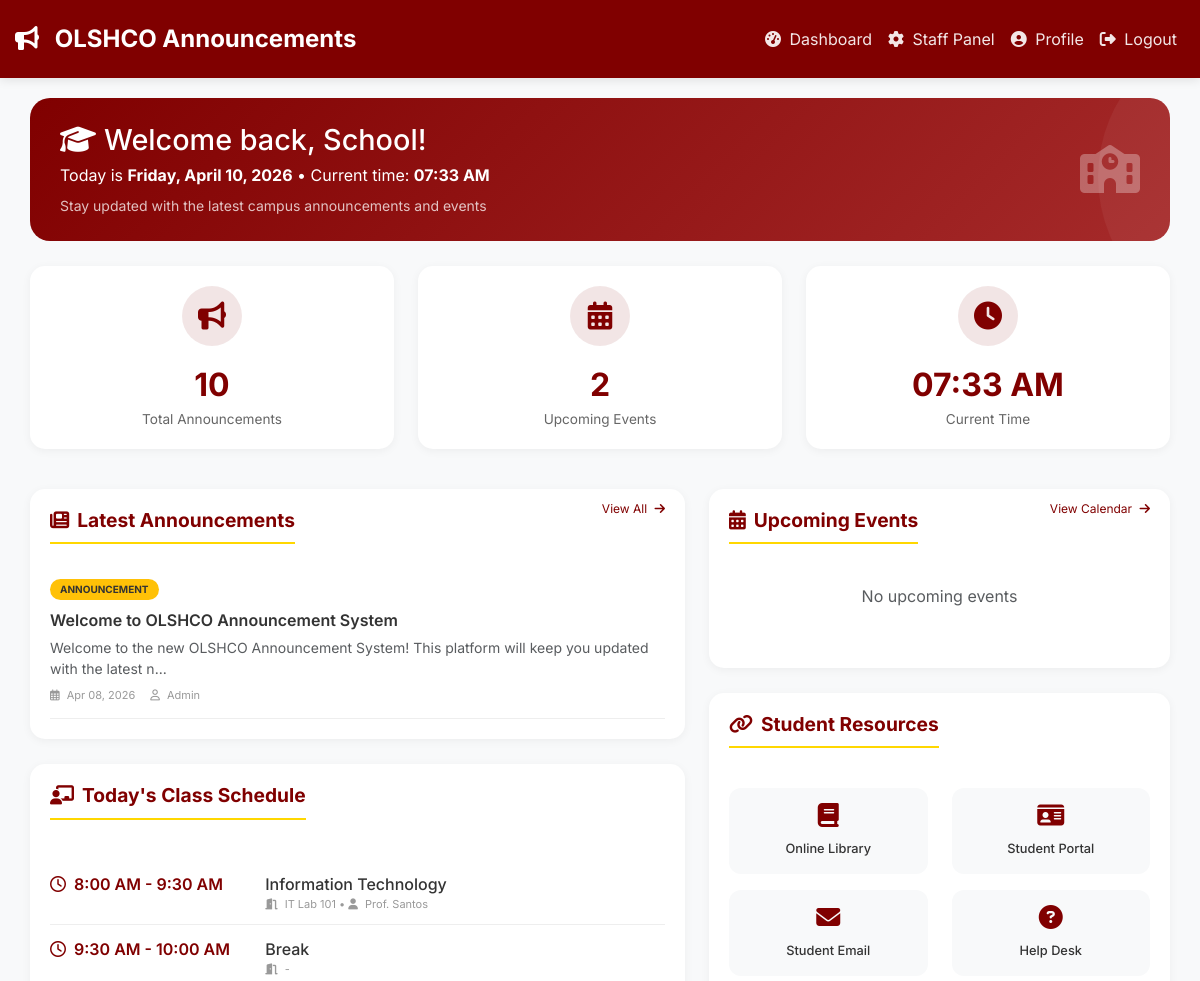
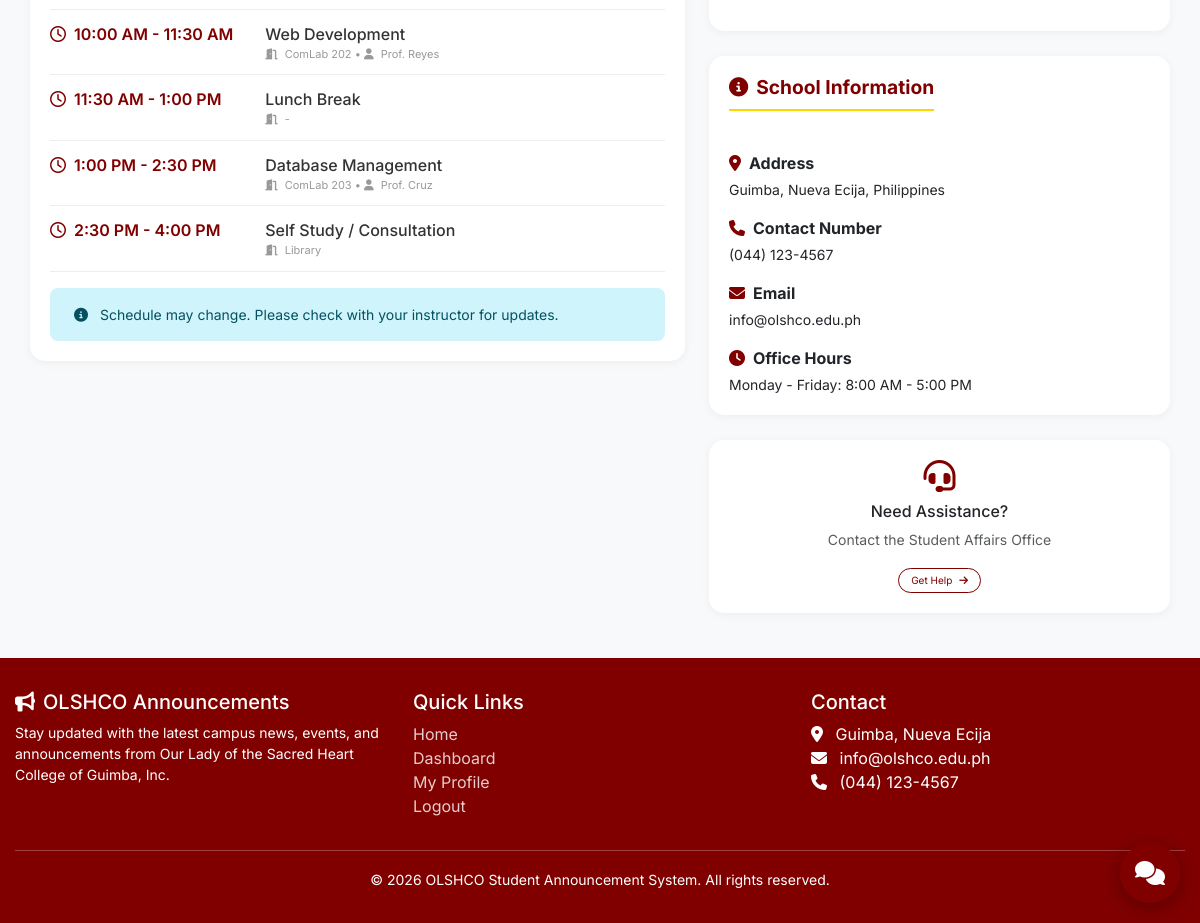
The page /api/dashboard.php (signed in) on the database its author committed (2 pictures, top to bottom).
### tables this page shows
CREATE TABLE `users` (
  `id` int(11) NOT NULL,
  `username` varchar(50) NOT NULL,
  `email` varchar(100) NOT NULL,
  `password` varchar(255) NOT NULL,
  `first_name` varchar(50) DEFAULT NULL,
  `last_name` varchar(50) DEFAULT NULL,
  `user_type` enum('admin','staff','user') DEFAULT 'user',
  `status` enum('active','inactive') DEFAULT 'active',
  `last_login` datetime DEFAULT NULL,
  `created_at` timestamp NOT NULL DEFAULT current_timestamp(),
  `updated_at` timestamp NOT NULL DEFAULT current_timestamp() ON UPDATE current_timestamp()
);

CREATE TABLE `announcements` (
  `id` int(11) NOT NULL,
  `title` varchar(255) NOT NULL,
  `content` text NOT NULL,
  `category` varchar(50) DEFAULT 'Announcement',
  `priority` enum('urgent','high','normal','low') DEFAULT 'normal',
  `expiration_date` date DEFAULT NULL,
  `status` enum('active','inactive','draft') DEFAULT 'active',
  `views` int(11) DEFAULT 0,
  `created_by` int(11) DEFAULT NULL,
  `updated_by` int(11) DEFAULT NULL,
  `created_at` timestamp NOT NULL DEFAULT current_timestamp(),
  `updated_at` timestamp NOT NULL DEFAULT current_timestamp() ON UPDATE current_timestamp()
);

### includes/config.php (called while the page is built, shortened)
<?php
function isLoggedIn() {
    return isset($_SESSION['user_id']) && isset($_SESSION['logged_in']) && $_SESSION['logged_in'] === true;
}
function getCurrentUser($pdo) {
    if (isLoggedIn()) {
        $stmt = $pdo->prepare("SELECT * FROM users WHERE id = ?");
        $stmt->execute([$_SESSION['user_id']]);
        return $stmt->fetch();
    }
    return null;
}
?>

### api/dashboard.php (the view, shortened to what this page needs)
<?php
require_once '../includes/config.php';
require_once '../includes/header.php';
$user = getCurrentUser($pdo);
$userName = $user ? ($user['first_name'] ?: $user['username']) : 'Student';
$sql = "SELECT a.*, u.username, u.first_name, u.last_name
        FROM announcements a
        LEFT JOIN users u ON a.created_by = u.id
        WHERE a.status = 'active'
        AND (a.expiration_date IS NULL OR a.expiration_date >= CURDATE())
        ORDER BY
            CASE a.priority
                WHEN 'urgent' THEN 1
                WHEN 'high' THEN 2
                WHEN 'normal' THEN 3
                WHEN 'low' THEN 4
            END,
            a.created_at DESC
        LIMIT 10";
$stmt = $pdo->prepare($sql);
$stmt->execute();
$announcements = $stmt->fetchAll();
$eventsStmt = $pdo->prepare("SELECT * FROM announcements
        WHERE status = 'active' AND category = 'Event'
        AND (expiration_date IS NULL OR expiration_date >= CURDATE())
        ORDER BY created_at ASC LIMIT 5");
$eventsStmt->execute();
$upcomingEvents = $eventsStmt->fetchAll();
$today = date('l, F d, Y');
$currentTime = date('h:i A');
$classSchedule = [
    ['time' => '8:00 AM - 9:30 AM', 'subject' => 'Information Technology', 'room' => 'IT Lab 101', 'instructor' => 'Prof. Santos'],
    ['time' => '9:30 AM - 10:00 AM', 'subject' => 'Break', 'room' => '-', 'instructor' => '-'],
    ['time' => '10:00 AM - 11:30 AM', 'subject' => 'Web Development', 'room' => 'ComLab 202', 'instructor' => 'Prof. Reyes'],
    ['time' => '11:30 AM - 1:00 PM', 'subject' => 'Lunch Break', 'room' => '-', 'instructor' => '-'],
    ['time' => '1:00 PM - 2:30 PM', 'subject' => 'Database Management', 'room' => 'ComLab 203', 'instructor' => 'Prof. Cruz'],
    ['time' => '2:30 PM - 4:00 PM', 'subject' => 'Self Study / Consultation', 'room' => 'Library', 'instructor' => '-'],
];
$totalAnnouncements = $pdo->query("SELECT COUNT(*) FROM announcements WHERE status = 'active'")->fetchColumn();
$totalEvents = $pdo->query("SELECT COUNT(*) FROM announcements WHERE category = 'Event' AND status = 'active'")->fetchColumn();
?>
<div class="dashboard-student">
    <div class="container">
        <div class="welcome-banner">
            <div class="row align-items-center">
                <div class="col-md-8">
                    <h2><i class="fas fa-graduation-cap me-2"></i>Welcome back, <?= htmlspecialchars($userName) ?>!</h2>
                    <p class="mb-0">Today is <strong><?= $today ?></strong> • Current time: <strong><?= $currentTime ?></strong></p>
                    <p class="small mt-2 mb-0 opacity-75">Stay updated with the latest campus announcements and events</p>
                </div>
                <div class="col-md-4 text-md-end">
                    <i class="fas fa-school" style="font-size: 3rem; opacity: 0.3;"></i>
                </div>
            </div>
        </div>
        <div class="row mb-4">
            <div class="col-md-4 mb-3">
                <div class="stat-card">
                    <div class="stat-icon">
                        <i class="fas fa-bullhorn"></i>
                    </div>
                    <div class="stat-number"><?= $totalAnnouncements ?></div>
                    <div class="stat-label">Total Announcements</div>
                </div>
            </div>
            <div class="col-md-4 mb-3">
                <div class="stat-card">
                    <div class="stat-icon">
                        <i class="fas fa-calendar-alt"></i>
                    </div>
                    <div class="stat-number"><?= $totalEvents ?></div>
                    <div class="stat-label">Upcoming Events</div>
                </div>
            </div>
            <div class="col-md-4 mb-3">
                <div class="stat-card">
                    <div class="stat-icon">
                        <i class="fas fa-clock"></i>
                    </div>
                    <div class="stat-number"><?= date('h:i A') ?></div>
                    <div class="stat-label">Current Time</div>
                </div>
            </div>
        </div>
        <div class="row">
            <div class="col-lg-7">
                <div class="section-card">
                    <div class="d-flex justify-content-between align-items-center mb-3">
                        <h5 class="section-title mb-0">
                            <i class="fas fa-newspaper me-2"></i>Latest Announcements
                        </h5>
                        <a href="announcements.php" class="btn-view-all">View All <i class="fas fa-arrow-right ms-1"></i></a>
                    </div>
                    <div class="announcement-list">
                        <?php if (count($announcements) > 0): ?>
                            <?php
                            $displayCount = min(5, count($announcements));
                            for ($i = 0; $i < $displayCount; $i++):
                                $ann = $announcements[$i];
                            ?>
                                <div class="announcement-item" data-bs-toggle="modal" data-bs-target="#announcementModal<?= $ann['id'] ?>">
                                    <span class="announcement-badge <?= $ann['priority'] === 'urgent' ? 'badge-urgent' : ($ann['priority'] === 'high' ? 'badge-high' : 'badge-normal') ?>">
                                        <?= $ann['priority'] === 'urgent' ? 'URGENT' : strtoupper(htmlspecialchars($ann['category'])) ?>
                                    </span>
                                    <div class="announcement-title"><?= htmlspecialchars($ann['title']) ?></div>
                                    <p class="small text-muted mb-0"><?= htmlspecialchars(substr($ann['content'], 0, 100)) ?>...</p>
                                    <div class="announcement-meta">
                                        <span><i class="far fa-calendar-alt me-1"></i> <?= date('M d, Y', strtotime($ann['created_at'])) ?></span>
                                        <span><i class="far fa-user me-1"></i> <?= htmlspecialchars($ann['first_name'] ?? $ann['username'] ?? 'Admin') ?></span>
                                    </div>
                                </div>
                            <?php endfor; ?>
                        <?php else: ?>
                            <p class="text-muted text-center py-4">No announcements available</p>
                        <?php endif; ?>
                    </div>
                </div>
                <div class="section-card">
                    <h5 class="section-title">
                        <i class="fas fa-chalkboard-user me-2"></i>Today's Class Schedule
                    </h5>
                    <div class="schedule-table">
                        <?php foreach ($classSchedule as $class): ?>
                            <div class="schedule-row">
                                <div class="schedule-time">
                                    <i class="far fa-clock me-1"></i> <?= $class['time'] ?>
                                </div>
                                <div class="schedule-details">
                                    <div class="schedule-subject"><?= htmlspecialchars($class['subject']) ?></div>
                                    <div class="schedule-info">
                                        <i class="fas fa-door-open me-1"></i> <?= htmlspecialchars($class['room']) ?>
                                        <?php if ($class['instructor'] != '-'): ?>
                                            • <i class="fas fa-user me-1"></i> <?= htmlspecialchars($class['instructor']) ?>
                                        <?php endif; ?>
                                    </div>
                                </div>
                            </div>
                        <?php endforeach; ?>
                    </div>
                    <div class="alert alert-info mt-3 mb-0 small">
                        <i class="fas fa-info-circle me-2"></i> Schedule may change. Please check with your instructor for updates.
                    </div>
                </div>
            </div>
            <div class="col-lg-5">
                <div class="section-card">
                    <div class="d-flex justify-content-between align-items-center mb-3">
                        <h5 class="section-title mb-0">
                            <i class="fas fa-calendar-alt me-2"></i>Upcoming Events
                        </h5>
                        <a href="events.php" class="btn-view-all">View Calendar <i class="fas fa-arrow-right ms-1"></i></a>
                    </div>
                    <?php if (count($upcomingEvents) > 0): ?>
                        <?php foreach ($upcomingEvents as $event): ?>
                            <div class="event-item">
                                <div class="event-date-box">
                                    <div class="event-day"><?= date('d', strtotime($event['created_at'])) ?></div>
                                    <div class="event-month"><?= date('M', strtotime($event['created_at'])) ?></div>
                                </div>
                                <div class="event-info">
                                    <h4><?= htmlspecialchars($event['title']) ?></h4>
                                    <div class="event-location">
                                        <i class="fas fa-map-marker-alt me-1"></i> OLSHCO Campus
                                    </div>
                                </div>
                            </div>
                        <?php endforeach; ?>
                    <?php else: ?>
                        <p class="text-muted text-center py-4">No upcoming events</p>
                    <?php endif; ?>
                </div>
                <div class="section-card">
                    <h5 class="section-title">
                        <i class="fas fa-link me-2"></i>Student Resources
                    </h5>
                    <div class="row">
                        <div class="col-6 mb-3">
                            <a href="#" class="quick-link">
                                <i class="fas fa-book"></i>
                                <span>Online Library</span>
                            </a>
                        </div>
                        <div class="col-6 mb-3">
                            <a href="#" class="quick-link">
                                <i class="fas fa-id-card"></i>
                                <span>Student Portal</span>
                            </a>
                        </div>
                        <div class="col-6 mb-3">
                            <a href="#" class="quick-link">
                                <i class="fas fa-envelope"></i>
                                <span>Student Email</span>
                            </a>
                        </div>
                        <div class="col-6 mb-3">
                            <a href="#" class="quick-link">
                                <i class="fas fa-question-circle"></i>
                                <span>Help Desk</span>
                            </a>
                        </div>
                    </div>
                </div>
                <div class="section-card">
                    <h5 class="section-title">
                        <i class="fas fa-info-circle me-2"></i>School Information
                    </h5>
                    <div class="mb-3">
                        <strong><i class="fas fa-map-marker-alt me-2" style="color: #800000;"></i>Address</strong>
                        <p class="small mb-0 mt-1">Guimba, Nueva Ecija, Philippines</p>
                    </div>
                    <div class="mb-3">
                        <strong><i class="fas fa-phone me-2" style="color: #800000;"></i>Contact Number</strong>
                        <p class="small mb-0 mt-1">(044) 123-4567</p>
                    </div>
                    <div class="mb-3">
                        <strong><i class="fas fa-envelope me-2" style="color: #800000;"></i>Email</strong>
                        <p class="small mb-0 mt-1">info@olshco.edu.ph</p>
                    </div>
                    <div>
                        <strong><i class="fas fa-clock me-2" style="color: #800000;"></i>Office Hours</strong>
                        <p class="small mb-0 mt-1">Monday - Friday: 8:00 AM - 5:00 PM</p>
                    </div>
                </div>
                <div class="section-card text-center">
                    <i class="fas fa-headset" style="font-size: 2rem; color: #800000;"></i>
                    <h6 class="mt-2">Need Assistance?</h6>
                    <p class="small text-muted">Contact the Student Affairs Office</p>
                    <button class="btn-read-more" onclick="window.location.href='contact.php'">
                        Get Help <i class="fas fa-arrow-right ms-1"></i>
                    </button>
                </div>
            </div>
        </div>
    </div>
</div>
<?php require_once '../includes/chatbot.php'; ?>
<?php require_once '../includes/footer.php'; ?>

### rows shown on the page
users: first_name "School"
announcements: category "ANNOUNCEMENT", title "Welcome to OLSHCO Announcement System", content "Welcome to the new OLSHCO Announcement System! This platform will keep you updated with the latest n", created_at "Apr 08, 2026", first_name "Admin"

### other values the page prints
$totalAnnouncements "10"
$totalEvents "2"
$class['time'] "8:00 AM - 9:30 AM"
$class['subject'] "Information Technology"
$class['room'] "IT Lab 101"
$class['instructor'] "Prof. Santos"
$class['time'] "9:30 AM - 10:00 AM"
$class['subject'] "Break"
$class['room'] "-"
$class['time'] "10:00 AM - 11:30 AM"
$class['subject'] "Web Development"
$class['room'] "ComLab 202"
$class['instructor'] "Prof. Reyes"
$class['time'] "11:30 AM - 1:00 PM"
$class['subject'] "Lunch Break"
